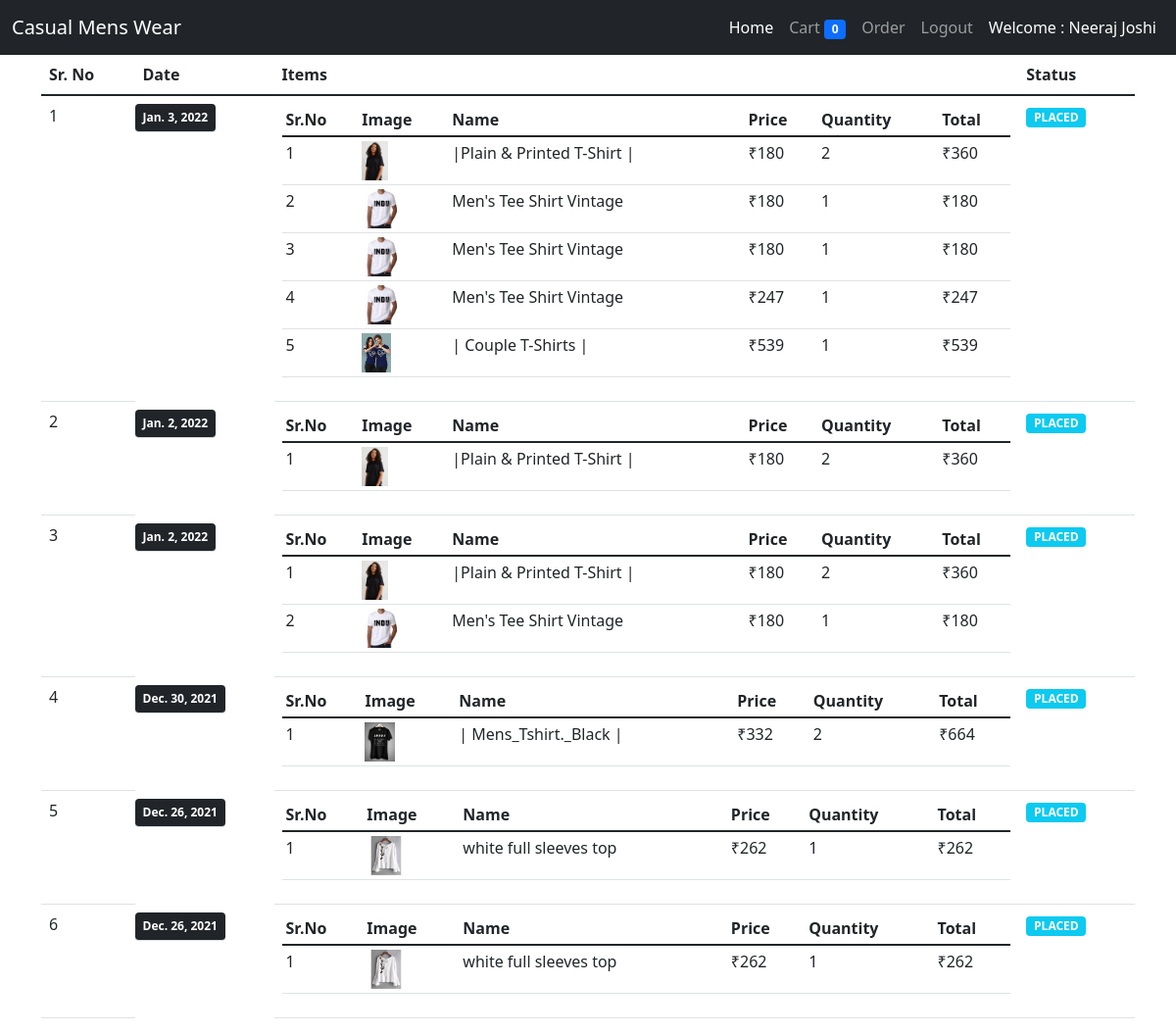
The page /order/ (signed in) on the database its author committed.
### Store/models/order.py (models this page shows)
class Order(models.Model):
    orderStatus = (
        ('PENDING','Pending'),
        ('PLACED','Placed'),
        ('CANCELED','Canceled'),
        ('COMPLETED','Completed'),
    )
    method = (
        ('COD','Cod'),
        ('ONLINE','Online'),
    )
    order_status = models.CharField(max_length=15, choices=orderStatus)
    payment_method = models.CharField(max_length=15, choices=method)
    shipping_address = models.CharField(max_length=500, null=False)
    phone = models.CharField(max_length=10, null=False)
    user = models.ForeignKey(User, on_delete=models.CASCADE)
    total = models.IntegerField(null=False)
    date = models.DateField(null=False, auto_now_add=True)

class OrderItem(models.Model):
    order = models.ForeignKey(Order, on_delete=models.CASCADE)
    tshirt = models.ForeignKey(Tshirt, on_delete=models.CASCADE)
    size = models.ForeignKey(SizeVarient, on_delete=models.CASCADE)
    quantity = models.IntegerField(null=False)
    price = models.IntegerField(null=False)
    date = models.DateField(null=False, auto_now_add=True)

### Store/models/tshirt.py (models this page shows, shortened)
class Tshirt(models.Model):
    name = models.CharField(max_length=50, null=False)
    slug = models.CharField(max_length=200, null=False, unique=True, default="")
    description = models.CharField(max_length=500, null=True)
    discount = models.IntegerField(default=0)
    image = models.ImageField(upload_to = 'upload/images/', null=False)
    occasion = models.ForeignKey(Occasion, on_delete=models.CASCADE)
    Brand = models.ForeignKey(Brand, on_delete=models.CASCADE)
    Sleeve = models.ForeignKey(Sleeve, on_delete=models.CASCADE)
    neck_type = models.ForeignKey(NeckType, on_delete=models.CASCADE)
    ideal_for = models.ForeignKey(IdealFor, on_delete=models.CASCADE)
    Color = models.ForeignKey(Color, on_delete=models.CASCADE)

### Store/views/orders.py (the view)
# urls.py: path('order/',order, name='orders'),
@login_required(login_url = '/login/')
def order(request):
    user = request.user
    order = Order.objects.filter(user = user).order_by('-date').exclude(order_status='PENDING')
    context = {
        'orders': order
    }
    return render(request,template_name='store/order.html', context=context)

### Store/templatetags/tshirt_tags.py (called while the page is built)
@register.filter
def rupee(number):
    return f'₹{number}'

@register.simple_tag
def multiply(a,b):
    return a*b

@register.simple_tag
def get_order_status_class(status):
    if status == "COMPLETED":
        return "success"
    elif status == "PLACED":
        return "info"

### Store/templates/store/order.html
{% extends "./base.html" %}
{% load tshirt_tags %}
{% block content %}
    <div class="container">
        <table class="table">
            <thead>
                <tr>
                    <th>Sr. No</th>
                    <th>Date</th>
                    <th>Items</th>
                    <th>Status</th>
                </tr>
            </thead>
            <tbody>
                {% for order in orders %}
                <tr>
                    <td>{{forloop.counter}}</td>
                    <td class="badge bg-dark mt-2">{{order.date|date}}</td>
                    <td>
                        <table class="table table-sm">
                            <thead>
                                <tr>
                                    <th>Sr.No</th>
                                    <th>Image</th>
                                    <th>Name</th>
                                    <th>Price</th>
                                    <th>Quantity</th>
                                    <th>Total</th>
                                </tr>
                            </thead>
                            <tbody>
                                {% for oi in order.orderitem_set.all %}
                                <tr>
                                    <td>{{forloop.counter}}</td>
                                    <td><img height="40px" src="{{oi.tshirt.image.url}}" alt=""></td>
                                    <td>{{oi.tshirt.name}}</td>
                                    <td>{{oi.price|rupee}}</td>
                                    <td>{{oi.quantity}}</td>
                                    <td>{% multiply oi.quantity oi.price as result %}{{result|rupee}}</td>
                                </tr>
                                {% endfor %}
                            </tbody>
                        </table>
                    </td>
                    <td><span class="badge bg-{% get_order_status_class order.order_status %}">{{order.order_status}}</span></td>
                </tr>
                {% endfor %}
            </tbody>
        </table>
    </div>
{% endblock %}

### Store/templates/store/base.html (shortened to what this page needs)
<!doctype html>
<html lang="en">
  <head>
    <link href="https://cdn.jsdelivr.net/npm/bootstrap@5.1.3/dist/css/bootstrap.min.css" rel="stylesheet">
  </head>
  <body>
    <nav class="navbar navbar-expand-lg navbar-dark bg-dark">
        <div class="container-fluid">
          <a class="navbar-brand" href="/">Casual Mens Wear</a>
          <div class="collapse navbar-collapse" id="navbarSupportedContent">
            <ul class="navbar-nav ms-auto mb-2 mb-lg-0">
              <li class="nav-item">
                <a class="nav-link active" aria-current="page" href="/">Home</a>
              </li>
              <li class="nav-item">
                <a class="nav-link" href="/cart">Cart <span class="badge bg-primary">{{request.session.cart|length}}</span></a>
              </li>
              {% if request.user.is_authenticated %}
              <li class="nav-item">
                <a class="nav-link" href="/order">Order</a>
              </li>
              <li class="nav-item">
                <a class="nav-link" href="/logout">Logout</a>
              </li>
              <li class="nav-item">
                <a class="nav-link" href="#" style="color:rgb(255, 254, 254);">Welcome : {{request.user.first_name|capfirst}} {{request.user.last_name|capfirst}}</a>
              </li>
              {% endif %}
            </ul>
          </div>
        </div>
      </nav>
    {% block content %}
    {% endblock %}
  </body>
</html>

### rows shown on the page
Order: date "Jan. 3, 2022", order_status "PLACED"
OrderItem: tshirt.image (picture), tshirt.name "|Plain & Printed T-Shirt |", price "₹180", quantity "2", result "₹360"
OrderItem: tshirt.image (picture), tshirt.name "Men's Tee Shirt Vintage", price "₹180", quantity "1", result "₹180"
OrderItem: tshirt.image (picture), tshirt.name "Men's Tee Shirt Vintage", price "₹180", quantity "1", result "₹180"
OrderItem: tshirt.image (picture), tshirt.name "Men's Tee Shirt Vintage", price "₹247", quantity "1", result "₹247"
OrderItem: tshirt.image (picture), tshirt.name "| Couple T-Shirts |", price "₹539", quantity "1", result "₹539"
Order: date "Jan. 2, 2022", order_status "PLACED"
OrderItem: tshirt.image (picture), tshirt.name "|Plain & Printed T-Shirt |", price "₹180", quantity "2", result "₹360"
Order: date "Jan. 2, 2022", order_status "PLACED"
OrderItem: tshirt.image (picture), tshirt.name "|Plain & Printed T-Shirt |", price "₹180", quantity "2", result "₹360"
OrderItem: tshirt.image (picture), tshirt.name "Men's Tee Shirt Vintage", price "₹180", quantity "1", result "₹180"
Order: date "Dec. 30, 2021", order_status "PLACED"
OrderItem: tshirt.image (picture), tshirt.name "| Mens_Tshirt._Black |", price "₹332", quantity "2", result "₹664"
Order: date "Dec. 26, 2021", order_status "PLACED"
OrderItem: tshirt.image (picture), tshirt.name "white full sleeves top", price "₹262", quantity "1", result "₹262"
Order: date "Dec. 26, 2021", order_status "PLACED"
OrderItem: tshirt.image (picture), tshirt.name "white full sleeves top", price "₹262", quantity "1", result "₹262"

### other values the page prints
{{ request.session.cart|length }} "0"
{{ request.user.first_name|capfirst }} "Neeraj"
{{ request.user.last_name|capfirst }} "Joshi"
